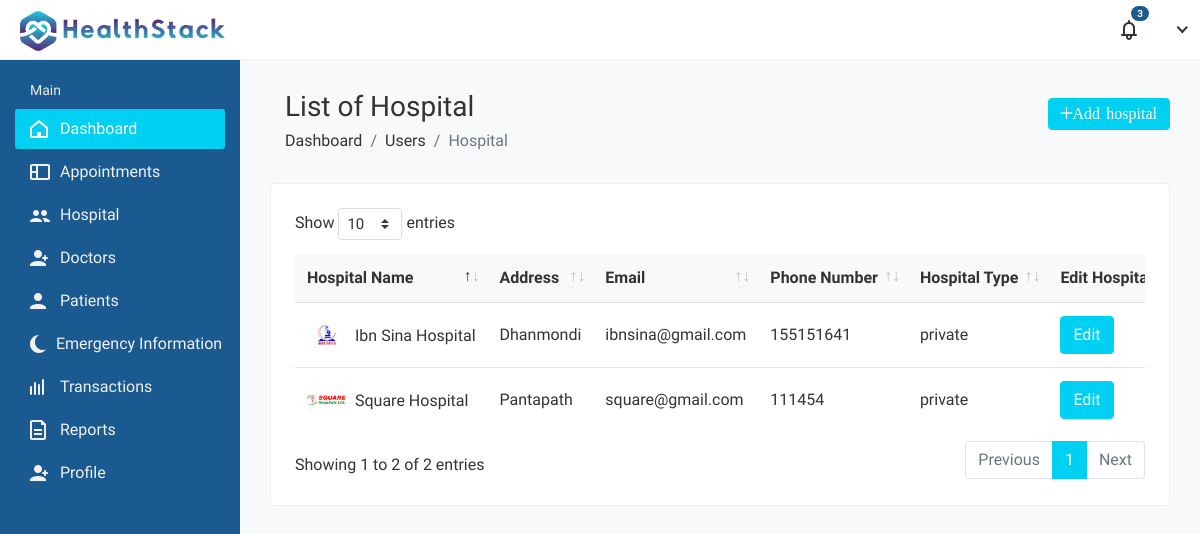
Page /hospital_admin/hospital-list/ on the earlier database version.
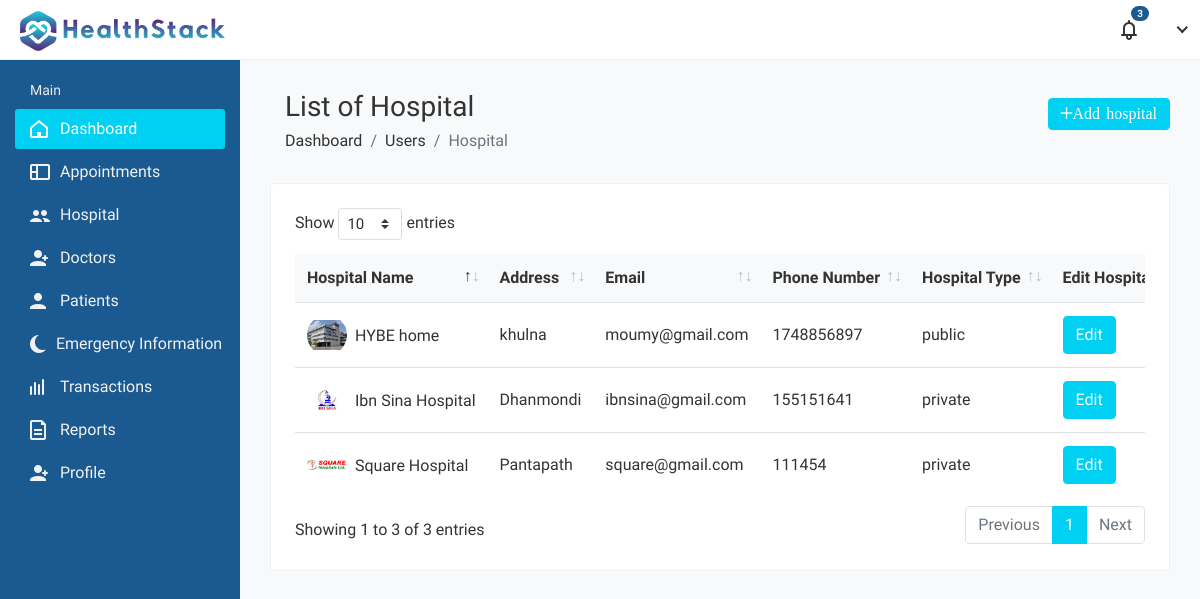
Same page on the later database version.
### hospital/models.py (models this page shows, shortened)
class Hospital_Information(models.Model):
    HOSPITAL_TYPE = (
        ('private', 'Private hospital'),
        ('public', 'Public hospital'),
    )
    hospital_id = models.AutoField(primary_key=True)
    name = models.CharField(max_length=200, null=True, blank=True)
    address = models.CharField(max_length=200, null=True, blank=True)
    featured_image = models.ImageField(
        upload_to='hospitals/', default='hospitals/default.png', null=True, blank=True)
    email = models.EmailField(max_length=200, null=True, blank=True)
    phone_number = models.IntegerField(null=True, blank=True)
    hospital_type = models.CharField(max_length=200, choices=HOSPITAL_TYPE)
    general_bed_no = models.IntegerField(null=True, blank=True)
    available_icu_no = models.IntegerField(null=True, blank=True)
    regular_cabin_no = models.IntegerField(null=True, blank=True)
    emergency_cabin_no = models.IntegerField(null=True, blank=True)
    vip_cabin_no = models.IntegerField(null=True, blank=True)

### hospital_admin/views.py (the view)
# urls.py: path('hospital-list/', views.hospital_list,name='hospital-list'),
def hospital_list(request):
    hospitals = Hospital_Information.objects.all()
    return render(request, 'hospital_admin/hospital-list.html', {'hospitals': hospitals})

### templates/hospital_admin/hospital-list.html (shortened to what this page needs)
{%load static%}
<!DOCTYPE html>
<html lang="en">
<head>
        <link rel="stylesheet" href="{% static 'HealthStack-System/css/admin/bootstrap.min.css'%}">
        <link rel="stylesheet" href="{% static 'HealthStack-System/css/admin/font-awesome.min.css'%}">
        <link rel="stylesheet" href="{% static 'HealthStack-System/admin_assets/css/feathericon.min.css'%}">
		<link rel="stylesheet" href="{% static 'HealthStack-System/plugins/admin/datatables/datatables.min.css'%}">
        <link rel="stylesheet" href="{% static 'HealthStack-System/css/admin/style.css'%}">
    </head>
    <body>
        <div class="main-wrapper">
			<header class="header">{% include 'hospital_admin/hospital-admin-navbar.html' %}</header>
			<aside class="sidebar" id="sidebar">
				{% include 'hospital_admin/hospital-admin-sidebar.html' %} </aside>
            <div class="page-wrapper">
                <div class="content container-fluid">
					<div class="">
						<a href="{% url 'add-hospital' %}"  class="fe fe-plus btn btn-primary float-right mt-2 ">Add hospital</a>
					</div>
					<div class="page-header">
						<div class="row">
							<div class="col-sm-12">
								<h3 class="page-title">List of Hospital</h3>
								<ul class="breadcrumb">
									<li class="breadcrumb-item"><a href="index.html">Dashboard</a></li>
									<li class="breadcrumb-item"><a href="javascript:(0);">Users</a></li>
									<li class="breadcrumb-item active">Hospital</li>
								</ul>
							</div>
						</div>
					</div>
					<div class="row">
						 <div class="col-sm-12">
							 <div class="card">
								 <div class="card-body">
									 <div class="table-responsive">
										<table class="datatable table table-hover table-center mb-0">
											 <thead>
												<tr>
													<th>Hospital Name</th>
													<th>Address</th>
													<th>Email</th>
													<th>Phone Number</th>
													<th>Hospital Type</th>
													<th>Edit Hospital</th>
												</tr>
											 </thead>
											 {% for hospital in hospitals %}
												<tr>
													<td>
														<h2 class="table-avatar">
															<a href="profile.html" class="avatar avatar-sm mr-2"><img class="avatar-img rounded-circle" src="{{hospital.featured_image.url}}" alt="User Image"></a>
															<a href="profile.html">{{hospital.name}}</a>
														</h2>
													</td>
													<td>{{hospital.address}}</td>
													<td>{{hospital.email}}<br>
													<td>{{hospital.phone_number}}</td>
													<td>{{hospital.hospital_type}}</td>
													<td><a href="{% url 'edit-hospital' pk=hospital.hospital_id %}" class="btn btn-primary">Edit</a></td>
												</tr>
												{% endfor %}
										</table>
									</div>
								</div>
							</div>
					</div>
				</div>
			</div>
        </div>
    </body>
</html>

Differences in the rows shown:
added Hospital_Information: featured_image (picture), name "HYBE home", address "khulna", email "moumy@gmail.com", phone_number "1748856897", hospital_type "public"
Other differences:
text written by a page script: "Show entries Showing 1 to 2 of 2 entries Previous 1 Next" → "Show entries Showing 1 to 3 of 3 entries Previous 1 Next"
